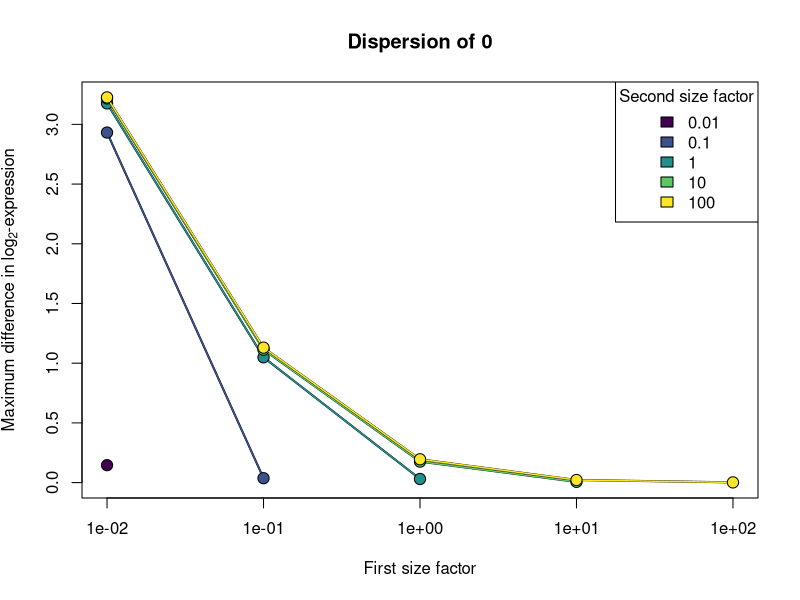
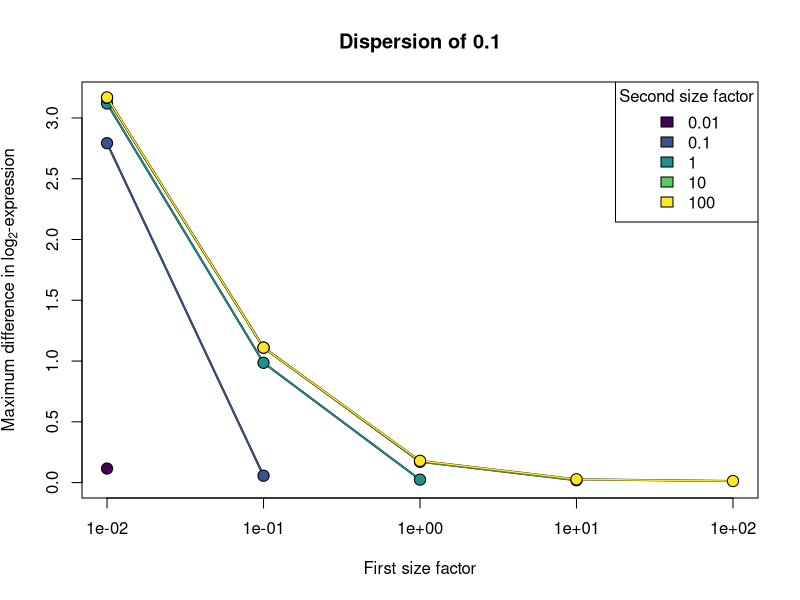
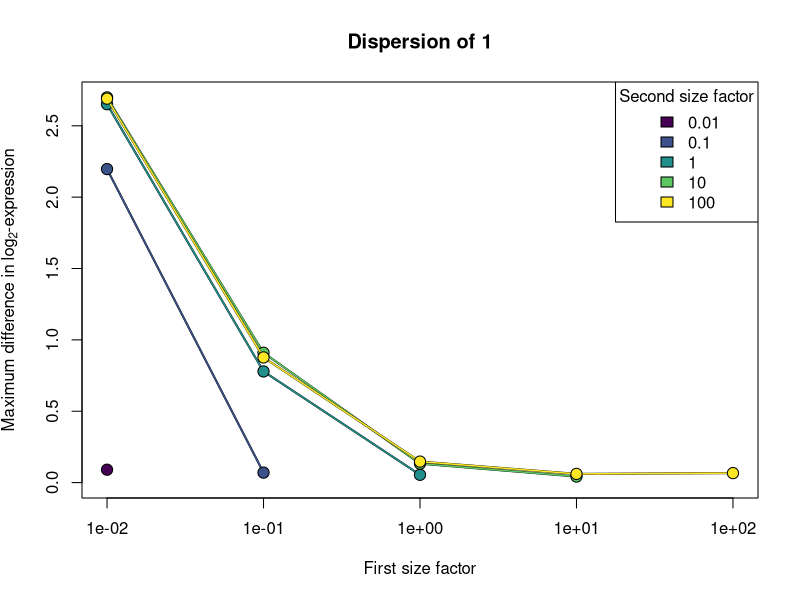
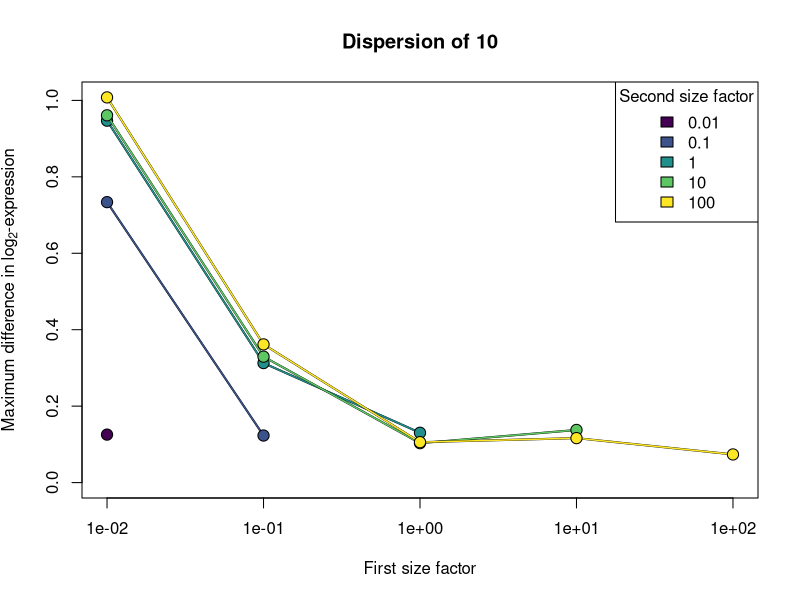
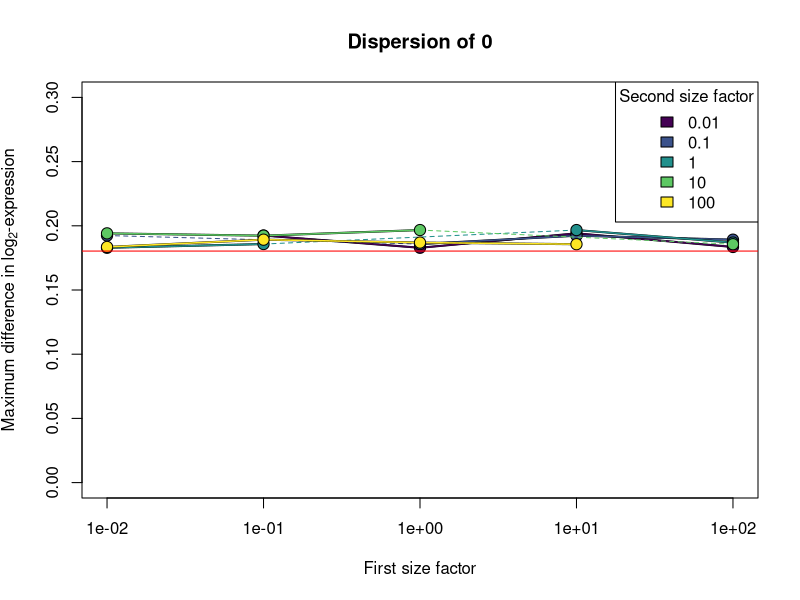
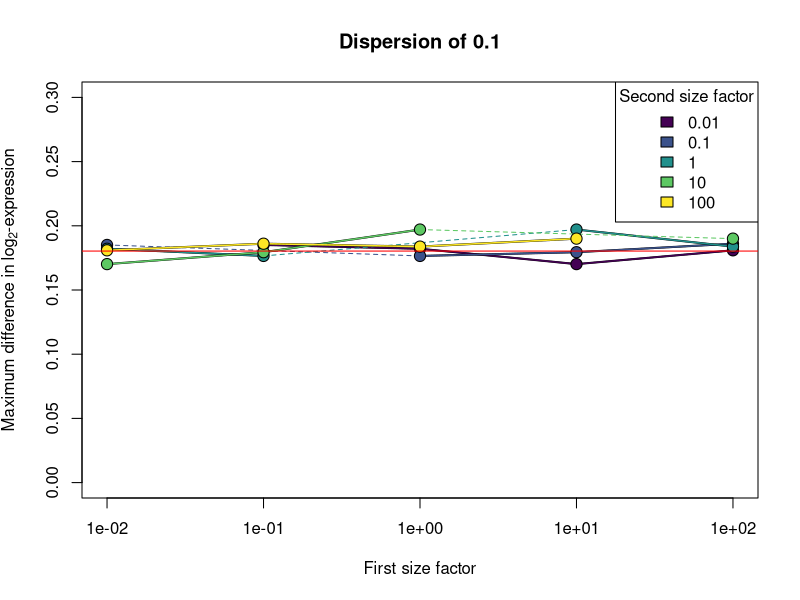
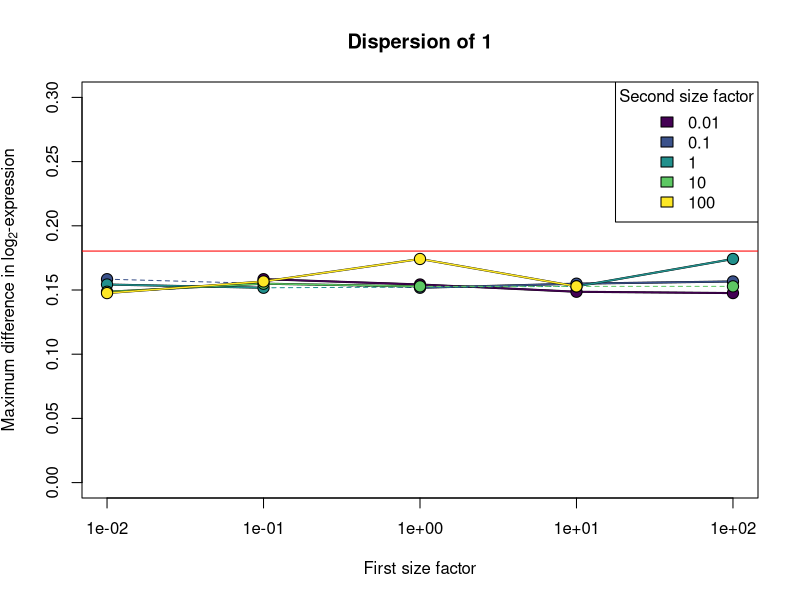
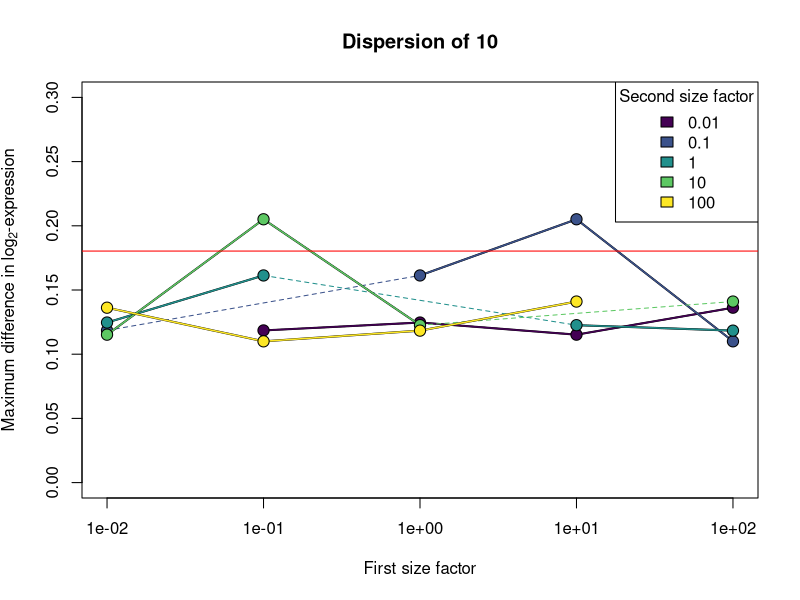

Recreate these plots in R, in order.
#########################################
# Defining some common functions.

#' Simulates NB-distributed counts and computes the difference in means of log-values.
SIMULATE_ERR <- function(s1, s2, mu, pseudo=1, size=1000, N=10000) {
    if (is.infinite(size)) {
        FUN <- function(mu) rpois(N, lambda=mu)
    } else {
        FUN <- function(mu) rnbinom(N, mu=mu, size=size)
    }

    output <- numeric(length(mu))
    for (i in seq_along(mu)) {
        A <- FUN(mu[i] * s1)
        B <- FUN(mu[i] * s2)
        output[i] <- mean(log(A/s1 + pseudo)) - mean(log(B/s2 + pseudo))
    }
    return(output)
}

#' Finds the maximum error, which should occur around the pseudo-count.
FIND_MAX_ERR <- function(s1, s2, pseudo=1, size=1000, N=10000) {
    mus <- 10^seq(-3, 3, length.out=100) * pseudo
    output <- SIMULATE_ERR(s1, s2, mu=mus, pseudo=pseudo, size=size, N=N)
    max(abs(output))
}

dir.create("pics", showWarnings=FALSE)
all.sf <- c(0.01, 0.1, 1, 10, 100)
col <- viridis::viridis(length(all.sf))
dispersions <- c(0, 0.1, 1, 10)

#########################################
# Determines the maximum error of the log-transformation under a variety of conditions.

set.seed(1000)
pdf("pics/max_effect.pdf")
for (disp in dispersions) { 
    output <- matrix(0, length(all.sf), length(all.sf))

    for (i1 in seq_along(all.sf)) {
        for (i2 in seq_len(i1)) {
            output[i1, i2] <- FIND_MAX_ERR(s1=all.sf[i1], s2=all.sf[i2], size=1/disp)
        }
    }

    output <- output/log(2)
    plot(all.sf, numeric(length(all.sf)), ylim=range(output), type="n", log="x",
        xlab="First size factor", ylab=expression("Maximum difference in"~log[2]*"-expression"),
        main=sprintf("Dispersion of %s", disp))

    for (i in seq_len(nrow(output))) {
        current <- seq_len(i)
        lines(all.sf[current], output[i,current], lwd=2)
        lines(all.sf[current], output[i,current], lwd=1.5, col=col[i])
        points(all.sf[current], output[i,current], pch=21, bg=col[i], cex=1.5)
    }
    legend("topright", fill=col, legend=all.sf, title="Second size factor") 
}
dev.off()

#########################################
# Tests the theoretical error bounds.

set.seed(1000)
pdf("pics/error_bound.pdf")
for (disp in dispersions) { 
    output <- matrix(0, length(all.sf), length(all.sf))

    for (i1 in seq_along(all.sf)) {
        for (i2 in seq_len(i1-1)) {
            pseudo <- abs(1/all.sf[i1] - 1/all.sf[i2])
            output[i1, i2] <- FIND_MAX_ERR(s1=all.sf[i1], s2=all.sf[i2], pseudo=pseudo, size=1/disp)
        }
    }

    output <- output/log(2)
    output <- Matrix::forceSymmetric(output, "L")
    diag(output) <- NA
    plot(all.sf, numeric(length(all.sf)), ylim=c(0, 0.3), type="n", log="x",
        xlab="First size factor", ylab=expression("Maximum difference in"~log[2]*"-expression"),
        main=sprintf("Dispersion of %s", disp))

    for (i in seq_len(nrow(output))) {
        current <- output[i,]
        lines(all.sf, current, lwd=2)
        lines(all.sf, current, lwd=1.5, col=col[i])

        if (i!=1L && i!=length(all.sf)) {
            gap <- c(i-1, i+1)
            lines(all.sf[gap], current[gap], col=col[i], lty=2)
        }

        points(all.sf, current, pch=21, bg=col[i], cex=1.5)
    }

    abline(h=1/8/log(2), col="red")
    legend("topright", fill=col, legend=all.sf, title="Second size factor") 
}
dev.off()
